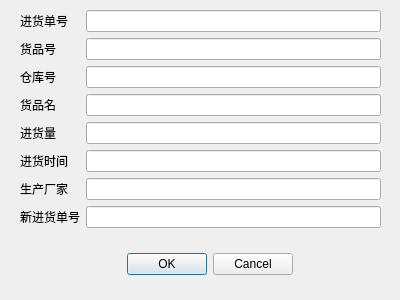
<?xml version="1.0" encoding="UTF-8"?>
<ui version="4.0">
 <class>DialogUpdatePurchase</class>
 <widget class="QDialog" name="DialogUpdatePurchase">
  <property name="geometry">
   <rect>
    <x>0</x>
    <y>0</y>
    <width>400</width>
    <height>300</height>
   </rect>
  </property>
  <property name="windowTitle">
   <string>Dialog</string>
  </property>
  <widget class="QWidget" name="gridLayoutWidget">
   <property name="geometry">
    <rect>
     <x>20</x>
     <y>10</y>
     <width>361</width>
     <height>219</height>
    </rect>
   </property>
   <layout class="QGridLayout" name="gridLayout">
    <item row="6" column="0">
     <widget class="QLabel" name="label_7">
      <property name="text">
       <string>生产厂家</string>
      </property>
     </widget>
    </item>
    <item row="2" column="2">
     <widget class="QLineEdit" name="line_stid"/>
    </item>
    <item row="4" column="0">
     <widget class="QLabel" name="label_5">
      <property name="text">
       <string>进货量</string>
      </property>
     </widget>
    </item>
    <item row="5" column="0">
     <widget class="QLabel" name="label_6">
      <property name="text">
       <string>进货时间</string>
      </property>
     </widget>
    </item>
    <item row="4" column="2">
     <widget class="QLineEdit" name="line_num"/>
    </item>
    <item row="6" column="2">
     <widget class="QLineEdit" name="line_ma"/>
    </item>
    <item row="5" column="2">
     <widget class="QLineEdit" name="line_time"/>
    </item>
    <item row="3" column="0">
     <widget class="QLabel" name="label_4">
      <property name="text">
       <string>货品名</string>
      </property>
     </widget>
    </item>
    <item row="0" column="0">
     <widget class="QLabel" name="label">
      <property name="text">
       <string>进货单号</string>
      </property>
     </widget>
    </item>
    <item row="0" column="2">
     <widget class="QLineEdit" name="line_old_pid"/>
    </item>
    <item row="1" column="2">
     <widget class="QLineEdit" name="line_goodsid"/>
    </item>
    <item row="2" column="0">
     <widget class="QLabel" name="label_3">
      <property name="text">
       <string>仓库号</string>
      </property>
     </widget>
    </item>
    <item row="1" column="0">
     <widget class="QLabel" name="label_2">
      <property name="text">
       <string>货品号</string>
      </property>
     </widget>
    </item>
    <item row="3" column="2">
     <widget class="QLineEdit" name="line_goodsname"/>
    </item>
    <item row="7" column="0">
     <widget class="QLabel" name="label_8">
      <property name="text">
       <string>新进货单号</string>
      </property>
     </widget>
    </item>
    <item row="7" column="2">
     <widget class="QLineEdit" name="line_new_pid"/>
    </item>
   </layout>
  </widget>
  <widget class="QDialogButtonBox" name="buttonBox">
   <property name="geometry">
    <rect>
     <x>100</x>
     <y>250</y>
     <width>193</width>
     <height>28</height>
    </rect>
   </property>
   <property name="standardButtons">
    <set>QDialogButtonBox::Cancel|QDialogButtonBox::Ok</set>
   </property>
  </widget>
 </widget>
 <resources/>
 <connections/>
</ui>
